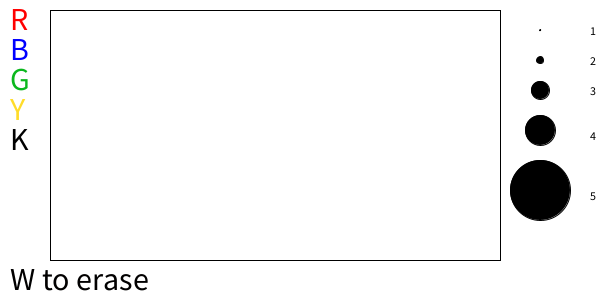
Frame 1 (no input)
Frame 60 (the mouse pressed at the canvas centre just before this capture): identical to frame 1, image omitted
Frame 120 (the mouse held since frame 60 and released just before this capture): identical to frame 1, image omitted

The Processing sketch that drew this single still picture (run headless with seeded random() and noise(); from frame 60 on, the mouse is pressed at the canvas centre):

// Processing sketch: processing_91921
// ── processing_91921.pde

int colorBackground = 0;
void setup()
{
  
  size(600, 300);
  background(255);
  textSize(32);
fill(255, 0, 0);
text("R", 10, 30); 
fill(0, 0, 255);
text("B", 10, 60);
fill(11, 183, 29);
text("G", 10, 90); 
fill(299, 220, 42);
text("Y", 10, 120); 
fill(0);
text("K", 10, 150); 
fill(1,0,0);
text("W to erase", 10, 290); 
 ellipse(540,30,1,1);
   {
   fill(0);
   }
    ellipse(540,60,7,7);
   {
   fill(0);
   }
    ellipse(540,90,18,18);
   {
   fill(0);
   }
    ellipse(540,130,30,30);
   {
   fill(0);
   }
    ellipse(540,190,60,60);
   {
   fill(0);
   }
   textSize(12);
 
 fill(0);
text("1", 590, 35);
fill(0);
text("2", 590, 65); 
fill(0);
text("3", 590, 95); 
fill(0);
text("4", 590, 140); 
fill(0);
text("5", 590, 200);

noFill();
rect(50,10, 450, 250);

  
  
}
void draw()
{
 
  if ( key=='r')
  {
    stroke(255, 0, 0);
  }
  if (key=='b')
  {
    stroke(0, 0, 255);
  }
  if (key=='g')
  {
    stroke(11, 183, 29);
  }
  if (key=='y')
  {
  stroke(229,220,42);
  }
  if (key== 'k')
  {
    stroke(0);
  }
  if (key=='w')
  {
    stroke(255);
  }
  if (key=='1')
  {
    strokeWeight(1);
  }
  if (key=='2')
  {
    strokeWeight(8);
  }
  if (key=='3')
  {
    strokeWeight(18);
  }
  if (key=='4')
  {
    strokeWeight(30);
  }
  if (key=='5')
  {
    strokeWeight(55);
  }
  if (key=='e')
  {
    stroke(255);
  
 
   }
  
 
 
}
void mouseDragged()
{
  line(mouseX, mouseY, pmouseX, pmouseY);
}
